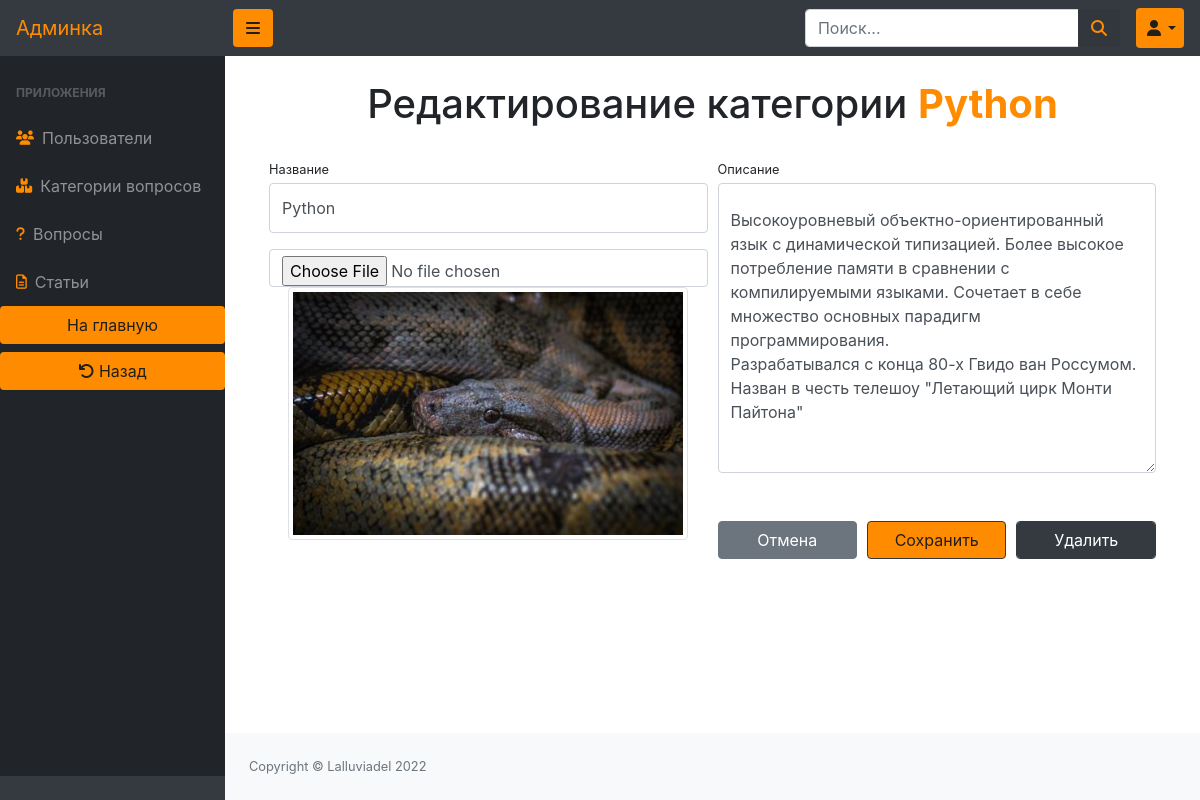
Page /myadmin/categories-update/1/ on the committed database.
### questions/models.py (models this page shows, shortened)
class QuestionCategory(models.Model):
    name = models.CharField(max_length=64)
    description = models.TextField(blank=True)
    image = models.ImageField(upload_to=category_image_path, blank=True)
    available = models.BooleanField(default=True)

### myadmin/views.py (the view)
# urls.py: path('categories-update/<int:pk>/', CategoriesUpdateView.as_view(), name='admins_category_update'),
class CategoriesUpdateView(UpdateView):
    model = QuestionCategory
    template_name = 'myadmin/categories/category-update.html'
    form_class = CategoryForm
    success_url = reverse_lazy('myadmin:admins_categories')
    def get_context_data(self, *, object_list=None, **kwargs):
        context = super().get_context_data(**kwargs)
        context['title'] = 'Изменить категорию'
        return context

### myadmin/forms.py
class CategoryForm(ModelForm):
    image = forms.ImageField(widget=forms.FileInput, required=False)
    class Meta:
        model = QuestionCategory
        fields = ['name', 'description', 'image']
    def __init__(self, *args, **kwargs):
        super().__init__(*args, **kwargs)
        for field_name, field in self.fields.items():
            field.widget.attrs['class'] = 'form-control py-4'
        self.fields['image'].widget.attrs['class'] = 'form-control'

### questions/context_processors.py (called while the page is built)
def categories(request):
    return {
        'categories': QuestionCategory.objects.all(),
    }

def users(request):
    return {
        'users': MyUser.objects.all(),
    }

def questions(request):
    return {
        'questions': Question.objects.all(),
    }

### myadmin/templates/myadmin/categories/category-update.html (shortened to what this page needs)
{% extends 'myadmin/base.html' %}
{% load static %}
{% block content %}
    <div id="layoutSidenav_content">
        <main>
            <div class="container-fluid">
                <h1 class="mt-4 text-center">Редактирование категории <b class="oranged">{{ questioncategory.name }}</b>
                </h1>
                <div class="card-body">
                    <form action="{% url 'myadmin:admins_category_update' questioncategory.id %}" method="post"
                          enctype="multipart/form-data">
                        <div class="form-row">
                            <div class="col-lg-6">
                                <div class="form-group">
                                    <label class="small mb-1" for="{{ form.name.id_for_label }}">Название</label>
                                    {{ form.name }}
                                </div>
                                <div class="custom-file">
                                    {{ form.image }}
                                </div>
                                <div class="text-center">
                                    <img width="400" height="400"
                                         src="{% if questioncategory.image %} {{ questioncategory.image.url }} {% else %} {% static 'vendor/img/matrix.jpg' %} {% endif %}"
                                         class="img-thumbnail" alt="">
                                </div>
                            </div>
                            <div class="col-lg-6">
                                <div class="form-group">
                                    <label class="small mb-1" for="{{ form.description.id_for_label }}">Описание</label>
                                    {{ form.description }}
                                </div>
                                <div class="form-row mt-lg-5">
                                    <div class="col-4">
                                        <input type="button"
                                               class="btn btn-secondary btn-block"
                                               onclick="window.location.href = '{% url 'myadmin:admins_categories' %}';"
                                               value="Отмена"/>
                                    </div>
                                    <div class="col-4">
                                        <input class="btn btn-outline-dark btn-orange btn-block" type="submit"
                                               value="Сохранить">
                                    </div>
                                    <div class="col-4">
                                        {% if questioncategory.available %}
                                            <form action="{% url 'myadmin:admins_category_delete' questioncategory.id %}"
                                                  method="post">
                                                <input class="btn btn-dark form-control btn-block"
                                                       value="Удалить"
                                                       type="submit">
                                            </form>
                                        {% endif %}
                                    </div>
                                </div>
                            </div>
                        </div>
                    </form>
                </div>
            </div>
        </main>
        {% include 'myadmin/includes/footer.html' %}
    </div>
{% endblock %}

### static/css/admin.css (style rules this page uses)
.btn-orange, label.active { background: #FF8C00 !important; color: #211f1c !important; outline: none; }
a:hover, .oranged { color: #FF8C00 !important; }

### rows in the picture
QuestionCategory: name "Python", image (picture), description "Высокоуровневый объектно-ориентированный язык с динамической типизацией. Более высокое потребление памяти в сравнении с компилируемыми языками. Сочетает в себе множество основных парадигм программирования. Разрабатывался с конца 80-х Гвидо ван Россумом. Назван в честь телешоу \"Летающий цирк Монти Пайтона\""
